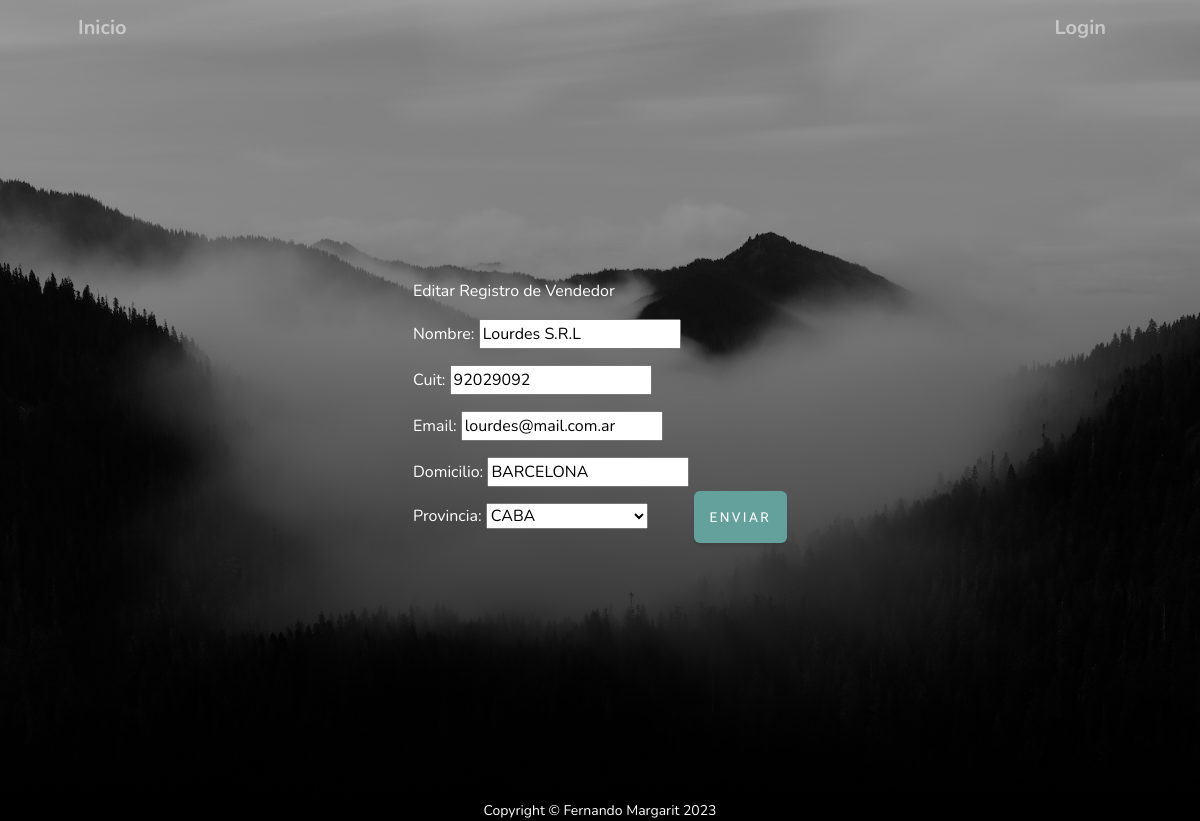
Before: /entregable/vendedores/editar/92029092 with the older database file.
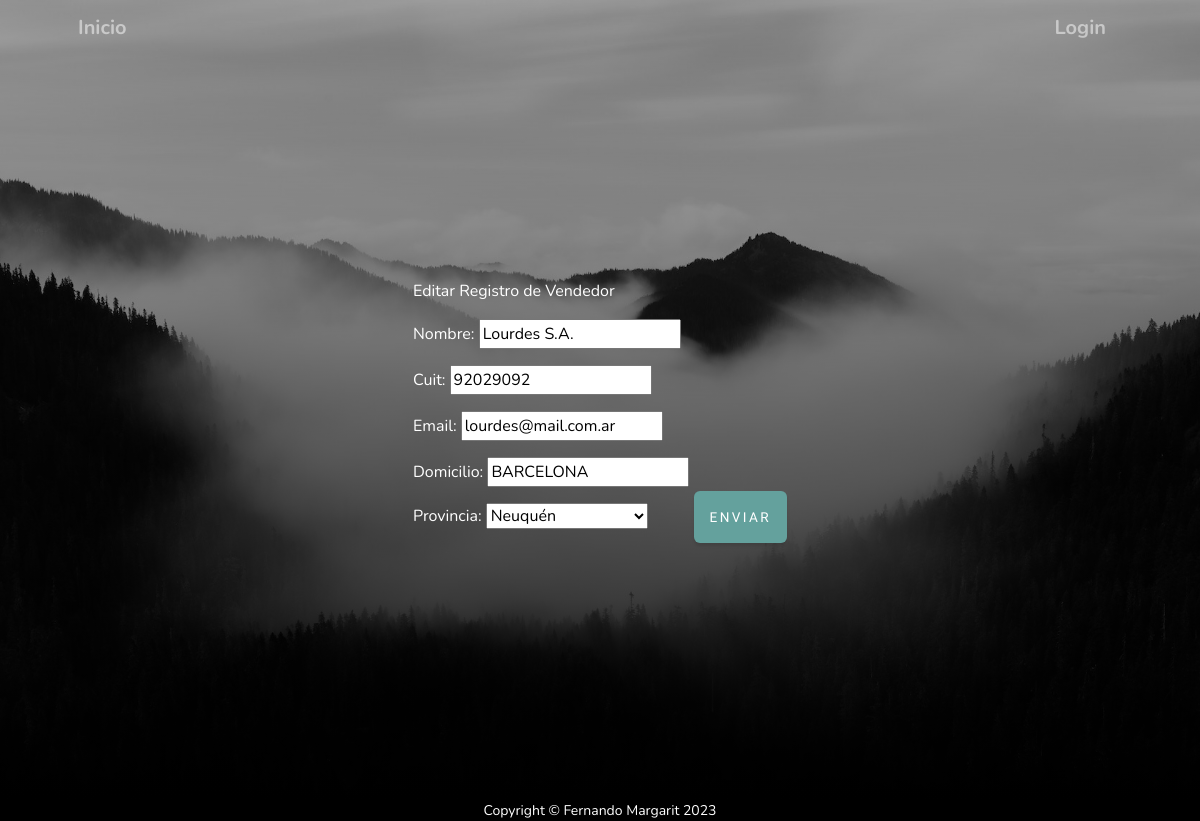
After: the same page with the newer database file.
### AppFinal/models.py (models this page shows, shortened)
class Vendedor(models.Model):
    nombre   = models.CharField(max_length=30)
    cuit     = models.IntegerField(primary_key=True)
    email    = models.EmailField(null=False)
    usuario  = models.OneToOneField(User, on_delete=models.CASCADE)
    domicilio= models.CharField(max_length=150)
    provincia= models.ForeignKey(Provincia, on_delete=models.DO_NOTHING)
    cliente  = models.BooleanField(default=False)
    class Meta():
        verbose_name = 'VENDEDOR'
        verbose_name_plural = 'VENDEDOR'

class Provincia(models.Model):
    provincia   = models.CharField(primary_key=True, max_length=30)
    def __str__(self):
        return f'{self.provincia}'
    class Meta():
        verbose_name = 'PROVINCIA'
        verbose_name_plural = 'PROVINCIA'

### AppFinal/views.py (the view)
# urls.py: path('vendedores/editar/<pk>', VendedorUpdateView.as_view(), name='VendedoresEditarURL'),
class VendedorUpdateView(UpdateView):
    model               = Vendedor
    template_name       = 'vendedores/editar.html'
    fields              = ('nombre','cuit','email','domicilio','provincia')
    success_url         = '/entregable/vendedores/inicio'
    context_object_name = 'edit'

### AppFinal/templates/vendedores/editar.html (shortened to what this page needs)
{% load static %}
<link href="{% static 'css/styles.css' %}" rel="stylesheet" />
<link href="{% static 'css/mystyles.css' %}" rel="stylesheet" />
<!DOCTYPE html>
<html lang="en">
    {% load static %}
    <head>
        <link href="css/styles.css" rel="stylesheet" />
    </head>
    <body id="page-top">
        <header class="masthead">
            <div class="container px-4 px-lg-5 d-flex h-100 align-items-center justify-content-center">
            {% include 'vendedores/barra-editar.html' %}
                <form action="" method="POST">{% csrf_token %}
                    <p class="text-white-50 mx-auto mt-2 mb-5">Editar Registro de Vendedor</p>
                <section class="vendedor-editar">
                        {{form.as_p}}
                </section>
                    <button name="d"  class="btn btn-primary" id="submitButton" type="submit">Enviar</button>
                </form>
        </header>
            {% include 'pie.html' %}
    </body>
</html>

Changed rows visible on the page:
changed Vendedor "lourdes@mail.com.ar": nombre "Lourdes S.R.L" → "Lourdes S.A."
computed for Provincia: provincia "CABA" → "Neuquén"
